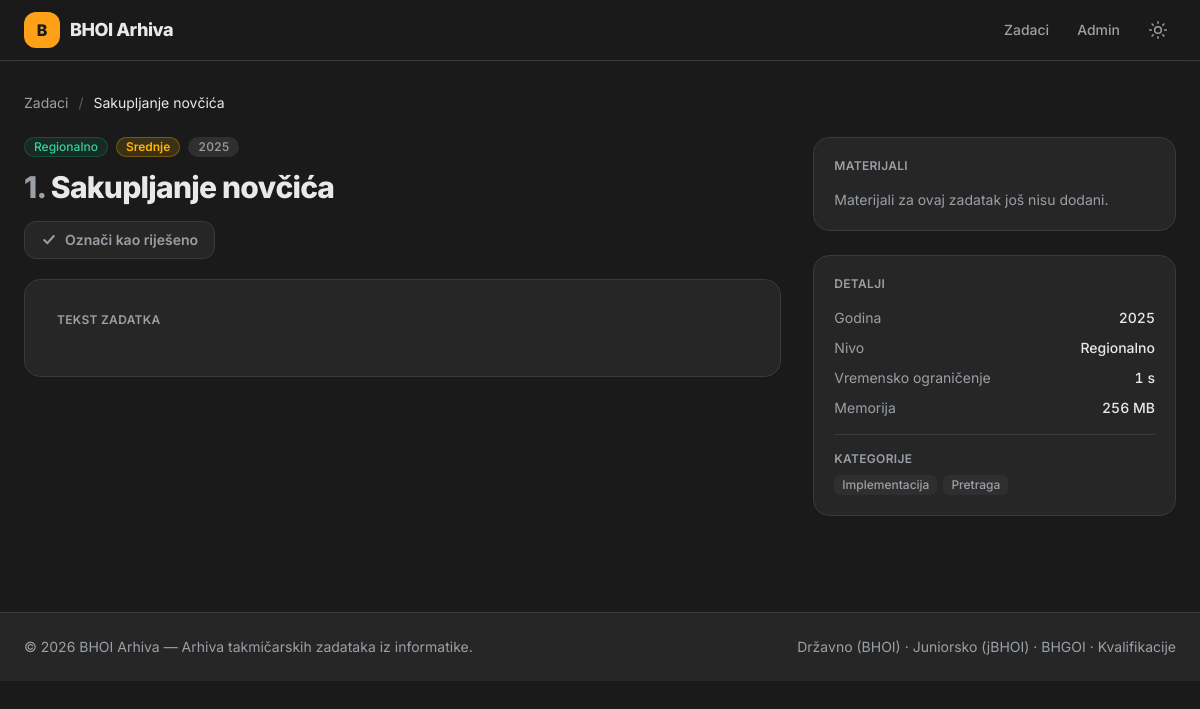
The page /task.php?id=1 on the database its author committed.
### tables this page shows
CREATE TABLE `tasks` (
    `id`             INT UNSIGNED NOT NULL AUTO_INCREMENT,
    `title`          VARCHAR(200) NOT NULL,
    `slug`           VARCHAR(220) NOT NULL,
    `statement`      MEDIUMTEXT NULL,                  
    `year`           SMALLINT UNSIGNED NOT NULL,
    `level_id`       INT UNSIGNED NOT NULL,
    `difficulty`     ENUM('Lako','Srednje','Teško') NOT NULL DEFAULT 'Srednje',
                                                       
    `difficulty_rating` TINYINT UNSIGNED NOT NULL DEFAULT 5,  
    `problem_index`  VARCHAR(10) NULL,                 
    `time_limit_ms`  INT UNSIGNED NULL,
    `memory_limit_mb`INT UNSIGNED NULL,
    `pdf_path`       VARCHAR(255) NULL,                
    `tests_path`     VARCHAR(255) NULL,                
    `created_at`     TIMESTAMP NOT NULL DEFAULT CURRENT_TIMESTAMP,
    `updated_at`     TIMESTAMP NOT NULL DEFAULT CURRENT_TIMESTAMP ON UPDATE CURRENT_TIMESTAMP,
    PRIMARY KEY (`id`),
    UNIQUE KEY `uq_tasks_slug` (`slug`),
    KEY `idx_tasks_year` (`year`),
    KEY `idx_tasks_level` (`level_id`),
    KEY `idx_tasks_difficulty` (`difficulty`),
    KEY `idx_tasks_difficulty_rating` (`difficulty_rating`),
    CONSTRAINT `fk_tasks_level`
        FOREIGN KEY (`level_id`) REFERENCES `levels` (`id`)
        ON UPDATE CASCADE ON DELETE RESTRICT
);

CREATE TABLE `levels` (
    `id`         INT UNSIGNED NOT NULL AUTO_INCREMENT,
    `name`       VARCHAR(100) NOT NULL,
    `slug`       VARCHAR(100) NOT NULL,
    `sort_order` TINYINT UNSIGNED NOT NULL DEFAULT 0,  
    PRIMARY KEY (`id`),
    UNIQUE KEY `uq_levels_slug` (`slug`),
    UNIQUE KEY `uq_levels_name` (`name`)
);

CREATE TABLE `tags` (
    `id`   INT UNSIGNED NOT NULL AUTO_INCREMENT,
    `name` VARCHAR(80) NOT NULL,
    `slug` VARCHAR(80) NOT NULL,
    PRIMARY KEY (`id`),
    UNIQUE KEY `uq_tags_slug` (`slug`),
    UNIQUE KEY `uq_tags_name` (`name`)
);

### includes/bootstrap.php (called while the page is built, shortened)
<?php
function e(?string $value): string
{
    return htmlspecialchars($value ?? '', ENT_QUOTES | ENT_SUBSTITUTE, 'UTF-8');
}
function url(string $path = ''): string
{
    return BASE_URL . '/' . ltrim($path, '/');
}
function level_badge(string $slug): string
{
    return match ($slug) {
        'drzavno-bhoi' => 'bg-rose-500/10 text-rose-600 dark:text-rose-400 ring-rose-500/25',
        'jbhoi'        => 'bg-violet-500/10 text-violet-600 dark:text-violet-400 ring-violet-500/25',
        'bhgoi'        => 'bg-fuchsia-500/10 text-fuchsia-600 dark:text-fuchsia-400 ring-fuchsia-500/25',
        'kvalifikacije'=> 'bg-sky-500/10 text-sky-600 dark:text-sky-400 ring-sky-500/25',
        'kantonalno'   => 'bg-sky-500/10 text-sky-600 dark:text-sky-400 ring-sky-500/25',
        'regionalno'   => 'bg-emerald-500/10 text-emerald-600 dark:text-emerald-400 ring-emerald-500/25',
        'federalno'    => 'bg-amber-500/10 text-amber-600 dark:text-amber-400 ring-amber-500/25',
        'republicko'   => 'bg-violet-500/10 text-violet-600 dark:text-violet-400 ring-violet-500/25',
        default        => 'bg-elevated text-muted ring-line',
    };
}
function difficulty_badge(string $difficulty): string
{
    return match ($difficulty) {
        'Lako'    => 'bg-easy/15 text-easy ring-easy/30',
        'Srednje' => 'bg-medium/15 text-medium ring-medium/30',
        'Teško'   => 'bg-hard/15 text-hard ring-hard/30',
        default   => 'bg-elevated text-muted ring-line',
    };
}

### task.php (the view, shortened to what this page needs)
<?php
require_once __DIR__ . '/includes/bootstrap.php';
$id = filter_input(INPUT_GET, 'id', FILTER_VALIDATE_INT);
$pdo = db();
$stmt = $pdo->prepare("
    SELECT t.*, l.name AS level_name, l.slug AS level_slug
    FROM tasks t
    JOIN levels l ON l.id = t.level_id
    WHERE t.id = ?
    LIMIT 1
");
$stmt->execute([$id]);
$task = $stmt->fetch();
$tagStmt = $pdo->prepare("
    SELECT tg.name, tg.slug
    FROM task_tags tt
    JOIN tags tg ON tg.id = tt.tag_id
    WHERE tt.task_id = ?
    ORDER BY tg.name
");
$tagStmt->execute([$id]);
$tags = $tagStmt->fetchAll();
$solStmt = $pdo->prepare("
    SELECT id, language, original_name, file_size, author
    FROM solutions
    WHERE task_id = ?
    ORDER BY language, original_name
");
$solStmt->execute([$id]);
$solutions = $solStmt->fetchAll();
require __DIR__ . '/includes/header.php';
?>
<nav class="mb-6 text-sm text-muted">
    <a href="<?= e(url('index.php')) ?>" class="transition hover:text-accent">Zadaci</a>
    <span class="mx-1.5 opacity-50">/</span>
    <span class="text-fg"><?= e($task['title']) ?></span>
</nav>
<div class="grid grid-cols-1 gap-8 lg:grid-cols-3">
    <article class="lg:col-span-2">
        <header class="mb-5">
            <div class="mb-3 flex flex-wrap items-center gap-2">
                <span class="inline-flex items-center rounded-full px-2.5 py-0.5 text-xs font-medium ring-1 ring-inset <?= level_badge($task['level_slug']) ?>">
                    <?= e($task['level_name']) ?>
                </span>
                <span class="inline-flex items-center rounded-full px-2.5 py-0.5 text-xs font-semibold ring-1 ring-inset <?= difficulty_badge($task['difficulty']) ?>">
                    <?= e($task['difficulty']) ?>
                </span>
                <span class="inline-flex items-center rounded-full bg-elevated px-2.5 py-0.5 text-xs font-medium text-muted tabular-nums">
                    <?= e((string) $task['year']) ?>
                </span>
            </div>
            <h1 class="text-3xl font-extrabold tracking-tight text-fg">
                <?php if ($task['problem_index'] !== null && $task['problem_index'] !== ''): ?>
                    <span class="text-muted"><?= e($task['problem_index']) ?>.</span>
                <?php endif; ?>
                <?= e($task['title']) ?>
            </h1>
            <button id="mark-done" type="button" data-id="<?= (int) $task['id'] ?>"
                    class="mt-4 inline-flex items-center gap-2 rounded-xl border border-line bg-card px-4 py-2 text-sm font-semibold text-muted transition hover:border-done/50 hover:text-fg">
                <svg class="h-4 w-4" viewBox="0 0 20 20" fill="none" stroke="currentColor" stroke-width="2.5"><path stroke-linecap="round" stroke-linejoin="round" d="M4 10l4 4 8-9"/></svg>
                <span id="mark-done-label">Označi kao riješeno</span>
            </button>
        </header>
        <div class="rounded-2xl border border-line bg-card p-6 shadow-sm sm:p-8">
            <h2 class="mb-4 text-xs font-semibold uppercase tracking-wide text-muted">Tekst zadatka</h2>
        </div>
    </article>
    <aside class="space-y-6">
        <div class="rounded-2xl border border-line bg-card p-5 shadow-sm">
            <h2 class="mb-4 text-xs font-semibold uppercase tracking-wide text-muted">Materijali</h2>
            <?php if (!$task['pdf_path'] && !$task['tests_path'] && !$solutions): ?>
                <p class="text-sm text-muted">Materijali za ovaj zadatak još nisu dodani.</p>
            <?php endif; ?>
        </div>
        <div class="rounded-2xl border border-line bg-card p-5 shadow-sm">
            <h2 class="mb-4 text-xs font-semibold uppercase tracking-wide text-muted">Detalji</h2>
            <dl class="space-y-2.5 text-sm">
                <div class="flex justify-between gap-4">
                    <dt class="text-muted">Godina</dt>
                    <dd class="font-medium text-fg tabular-nums"><?= e((string) $task['year']) ?></dd>
                </div>
                <div class="flex justify-between gap-4">
                    <dt class="text-muted">Nivo</dt>
                    <dd class="font-medium text-fg"><?= e($task['level_name']) ?></dd>
                </div>
                <?php if ($task['time_limit_ms']): ?>
                <div class="flex justify-between gap-4">
                    <dt class="text-muted">Vremensko ograničenje</dt>
                    <dd class="font-medium text-fg tabular-nums"><?= e((string) ($task['time_limit_ms'] / 1000)) ?> s</dd>
                </div>
                <?php endif; ?>
                <?php if ($task['memory_limit_mb']): ?>
                <div class="flex justify-between gap-4">
                    <dt class="text-muted">Memorija</dt>
                    <dd class="font-medium text-fg tabular-nums"><?= e((string) $task['memory_limit_mb']) ?> MB</dd>
                </div>
                <?php endif; ?>
            </dl>
            <?php if ($tags): ?>
                <div class="mt-4 border-t border-line pt-4">
                    <p class="mb-2 text-xs font-semibold uppercase tracking-wide text-muted">Kategorije</p>
                    <div class="flex flex-wrap gap-1.5">
                        <?php foreach ($tags as $tg): ?>
                            <a href="<?= e(url('index.php?tag=' . urlencode($tg['slug']))) ?>"
                               class="inline-flex items-center rounded-md bg-elevated px-2 py-0.5 text-xs font-medium text-muted transition hover:bg-accent/15 hover:text-accent">
                                <?= e($tg['name']) ?>
                            </a>
                        <?php endforeach; ?>
                    </div>
                </div>
            <?php endif; ?>
        </div>
    </aside>
</div>
<link rel="stylesheet" href="https://cdnjs.cloudflare.com/ajax/libs/highlight.js/11.9.0/styles/github-dark.min.css">
<link rel="stylesheet" href="https://cdn.jsdelivr.net/npm/katex@0.16.9/dist/katex.min.css">
<?php require __DIR__ . '/includes/footer.php'; ?>

### includes/theme_head.php (style rules this page uses)
:root { color-scheme: light; --bg: #f5f6f8; --card: #ffffff; --elevated: #eceef1; --fg: #15181c; --muted: #5b636e; --line: #e3e6ea; }
.dark { color-scheme: dark; --bg: #1a1a1a; --card: #262626; --elevated: #2f2f2f; --fg: #e9e9ea; --muted: #9aa0a6; --line: #3a3a3a; }
body { -webkit-font-smoothing: antialiased; }

### rows shown on the page
tasks: title "Sakupljanje novčića", level.name "Regionalno", difficulty "Srednje", year "2025", problem_index "1", $task['time_limit_ms']/1000 "1", memory_limit_mb "256"
tags: name "Implementacija"
tags: name "Pretraga"

### other values the page prints
APP_NAME "BHOI Arhiva"
